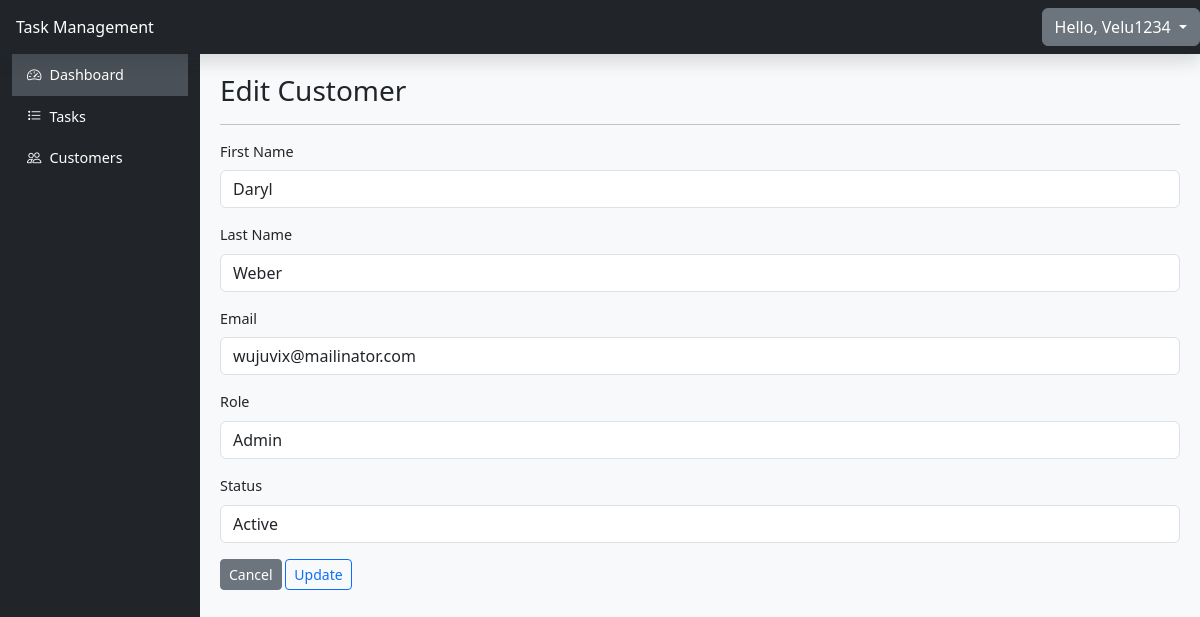
/admin/customers/AddEditCustomer.php?id=12 (signed in), run on the app's committed database.
### tables this page shows
CREATE TABLE `users` (
  `id` int NOT NULL,
  `first_name` varchar(50) DEFAULT NULL,
  `last_name` varchar(50) DEFAULT NULL,
  `email` varchar(100) NOT NULL,
  `password` varchar(255) NOT NULL,
  `role` enum('Admin','User') DEFAULT 'User',
  `status` enum('Active','Inactive') DEFAULT 'Active',
  `created_at` timestamp NULL DEFAULT CURRENT_TIMESTAMP,
  `updated_at` timestamp NULL DEFAULT CURRENT_TIMESTAMP ON UPDATE CURRENT_TIMESTAMP
);

### admin/customers/AddEditCustomer.php (the view, shortened to what this page needs)
<?php
include "../../header.php";
include "../../sidebar.php";
include "../../db_connection.php";
$id = null;
$first_name = "";
$last_name = "";
$email = "";
$role = "User";
$status = "Active";
if (isset($_GET['id'])) {
    $id = intval($_GET['id']);
    $result = $conn->query("SELECT * FROM users WHERE id = " . $id . "");
    if ($result->num_rows > 0) {
        $user = $result->fetch_assoc();
        $first_name = htmlspecialchars($user['first_name']);
        $last_name = htmlspecialchars($user['last_name']);
        $email = htmlspecialchars($user['email']);
        $role = htmlspecialchars($user['role']);
        $status = htmlspecialchars($user['status']);
    } else {
        echo "<p>User not found.</p>";
        exit;
    }
}
?>
<h3><?php echo $id ? "Edit" : "Add"; ?>&nbsp;Customer</h3>
<hr>
<form method="POST" action="">
    <div class="mb-3">
        <label for="first_name" class="form-label">First Name</label>
        <input type="text" name="first_name" id="first_name" class="form-control" value="<?php echo $first_name; ?>" required>
    </div>
    <div class="mb-3">
        <label for="last_name" class="form-label">Last Name</label>
        <input type="text" name="last_name" id="last_name" class="form-control" value="<?php echo $last_name; ?>" required>
    </div>
    <div class="mb-3">
        <label for="email" class="form-label">Email</label>
        <input type="email" name="email" id="email" class="form-control" value="<?php echo $email; ?>" required>
    </div>
    <div class="mb-3">
        <label for="role" class="form-label">Role</label>
        <select name="role" id="role" class="form-control">
            <option value="Admin" <?php echo $role === 'Admin' ? 'selected' : ''; ?>>Admin</option>
        </select>
    </div>
    <div class="mb-3">
        <label for="status" class="form-label">Status</label>
        <select name="status" id="status" class="form-control">
            <option value="Active" <?php echo $status === 'Active' ? 'selected' : ''; ?>>Active</option>
        </select>
    </div>
    <a href="list.php" class="btn btn-secondary btn-sm">Cancel</a>
    <button type="submit" class="btn btn-outline-primary btn-sm"><?php echo $id ? "Update" : "Submit"; ?></button>
</form>
<?php include "../../footer.php"; ?>

### styles.css (style rules this page uses)
body { font-size: 0.9rem; }

### data on the page
users: first_name "Daryl", last_name "Weber", email "wujuvix@mailinator.com", role "Admin", status "Active"

### other printed values
$userName "Velu1234"
